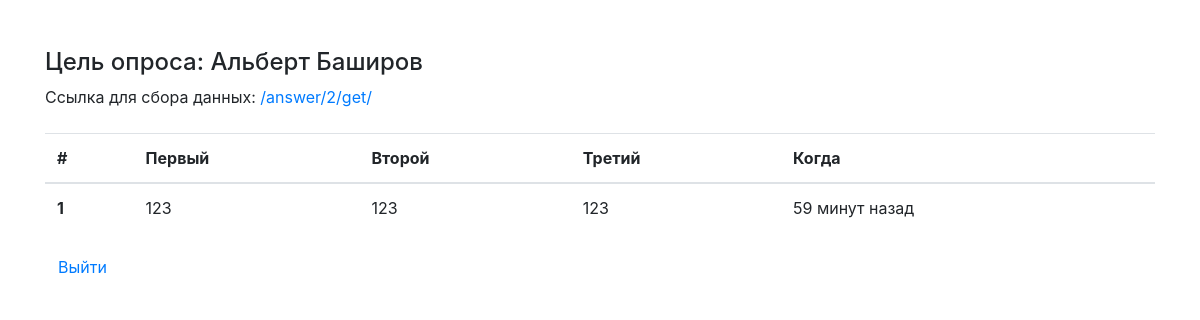
/answers/ (signed in), run on the app's committed database.
### core/models.py (models this page shows, shortened)
class Answer(models.Model):
    user = models.ForeignKey(User, verbose_name='О ком ответ', on_delete=models.CASCADE, related_name='answers')
    answer1 = models.CharField(max_length=255, verbose_name='Первый', blank=True)
    answer2 = models.CharField(max_length=255, verbose_name='Второй', blank=True)
    answer3 = models.CharField(max_length=255, verbose_name='Третий', blank=True)
    created = models.DateTimeField(verbose_name='Дата создания', auto_now_add=True)

### core/views.py (the view)
# urls.py: path('answers/', login_required(AnswerListView.as_view()), name='answers'),
class AnswerListView(ListView):
    model = Answer
    paginate_by = 1000  # if pagination is desired
    def get_queryset(self):
        return Answer.objects.filter(user=self.request.user)

### templates/core/answer_list.html
{% extends 'main.html' %}
{% load humanize %}
{% block content %}
    {% include 'core/include/results.html' %}
{% endblock %}

### templates/core/include/results.html (shortened to what this page needs)
{% load humanize %}
<section>
    <div class="container mt-5">
        <div class="row">
            <div class="col-12">
                <h4>Цель опроса: {{ user.get_full_name }}</h4>
                <p>Ссылка для сбора данных: <a
                        href="{% url 'core:answer-get' user.id %}">{% url 'core:answer-get' user.id %}</a></p>
                <table class="table mt-4">
                    <thead>
                    <tr>
                        <th scope="col">#</th>
                        <th scope="col">Первый</th>
                        <th scope="col">Второй</th>
                        <th scope="col">Третий</th>
                        <th scope="col">Когда</th>
                    </tr>
                    </thead>
                    <tbody>
                    {% for a in answer_list %}
                        <tr>
                            <th scope="row">{{ forloop.counter }}</th>
                            <td>{{ a.answer1 }}</td>
                            <td>{{ a.answer2 }}</td>
                            <td>{{ a.answer3 }}</td>
                            <td>{{ a.created|naturaltime }}</td>
                        </tr>
                    {% endfor %}
                    </tbody>
                </table>
            </div>
        </div>
        <div class="row">
            <div class="col-12">
                <form id="form_logout" method="post" action="{% url 'account_logout' %}">
                    <button type="submit" class="btn btn-link">Выйти</button>
                </form>
            </div>
        </div>
    </div>
</section>

### data on the page
Answer: answer1 "123", answer2 "123", answer3 "123", created "59 минут назад"

### other printed values
{{ user.get_full_name }} "Альберт Баширов"
